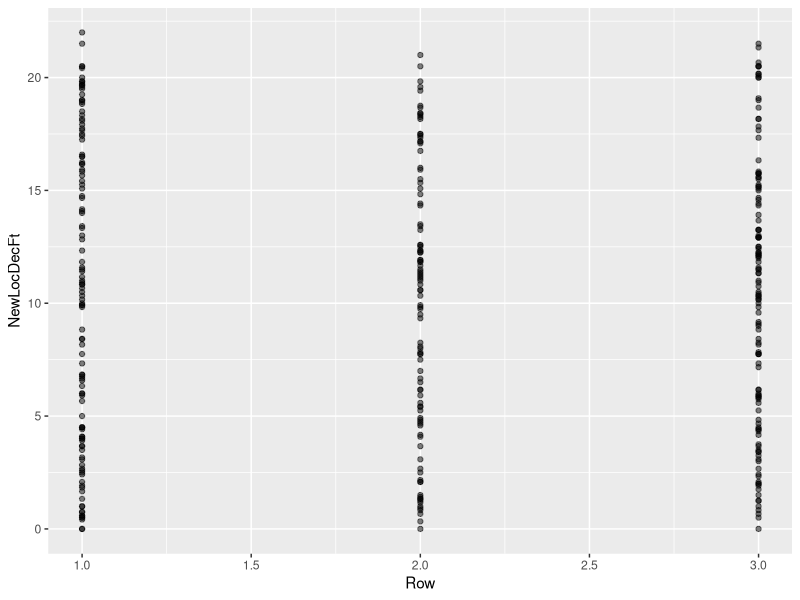
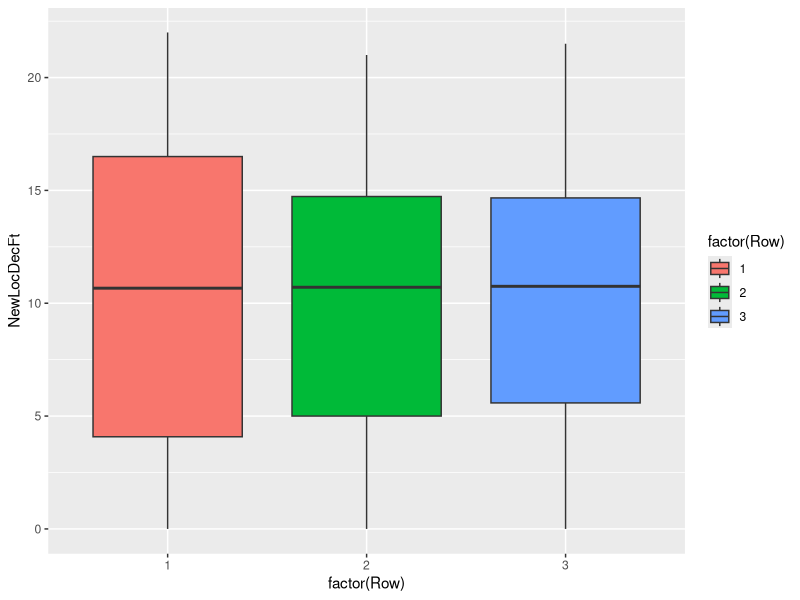
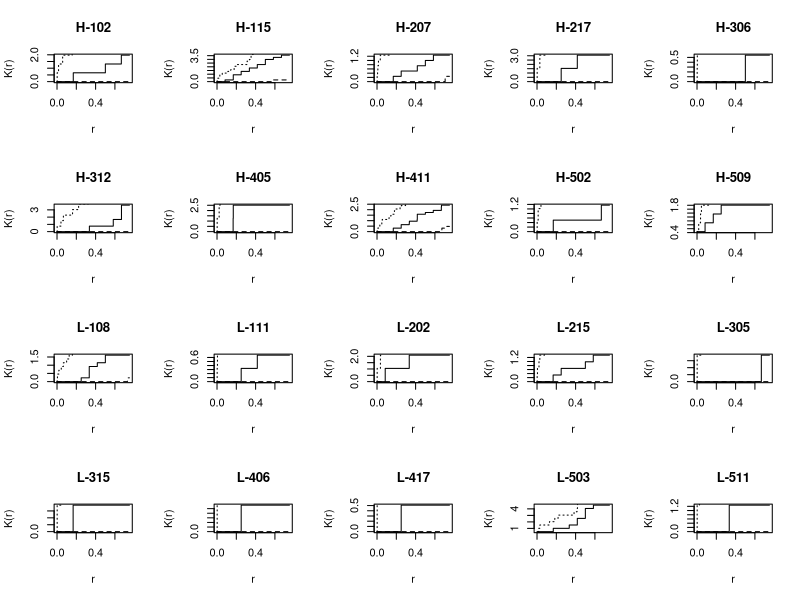
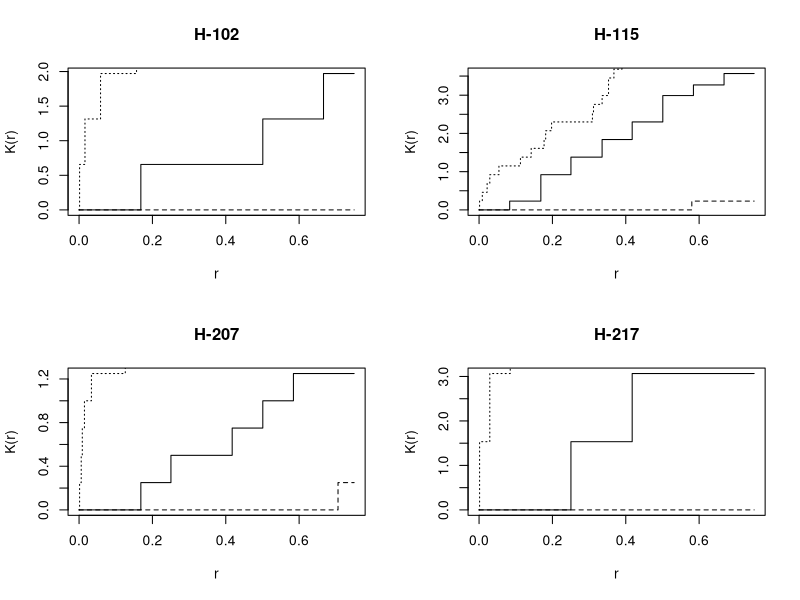
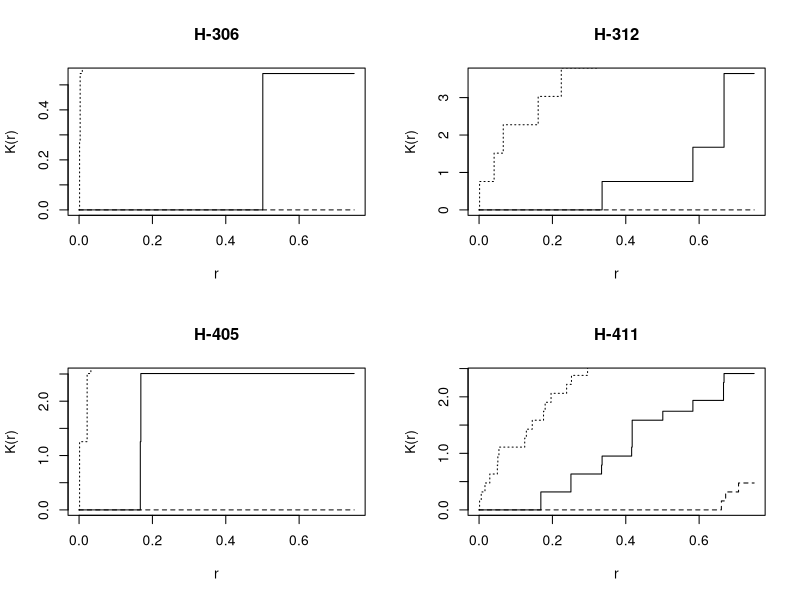
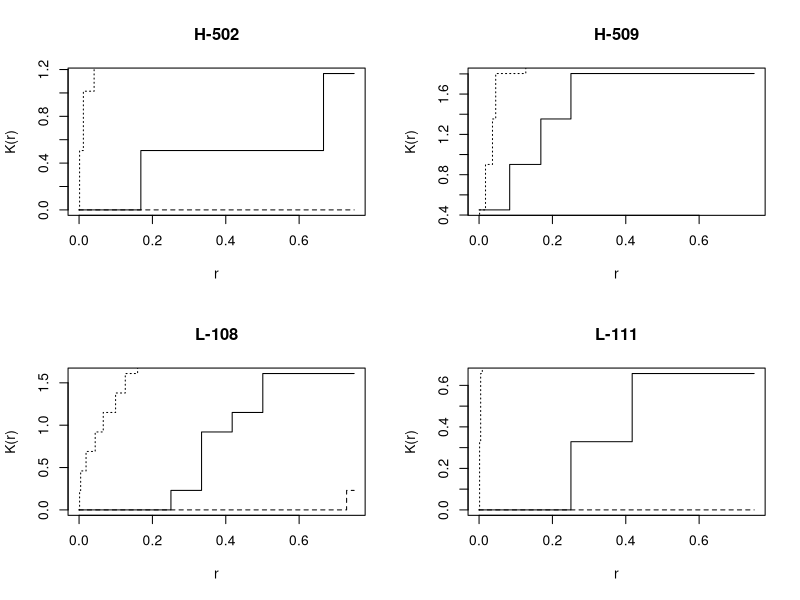
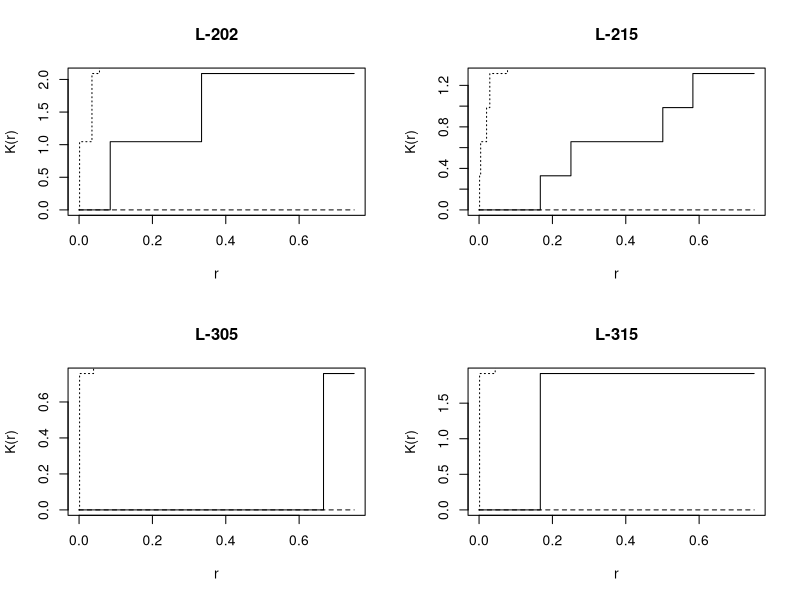
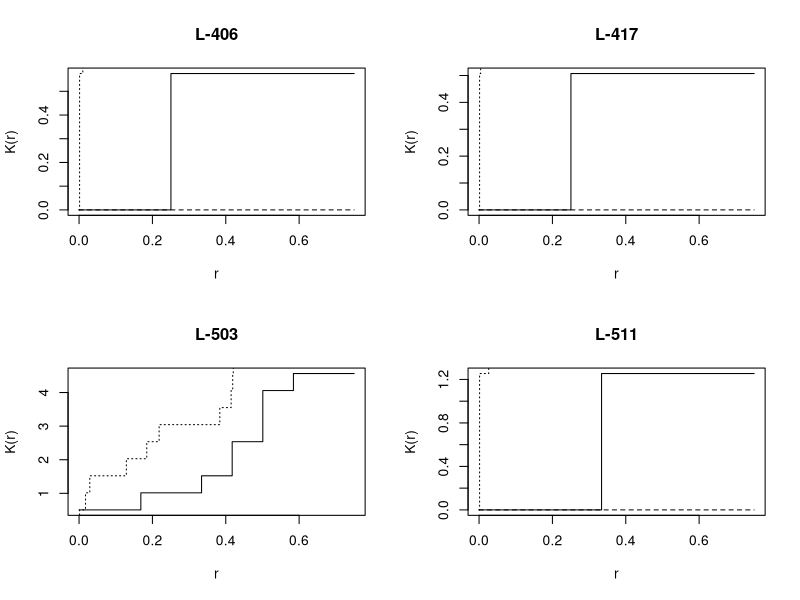

Write the R code that produced these figures, in order.
# Jun's code --------------------------------------------------------------

library(tidyverse)
library(spatstat)



# load data ---------------------------------------------------------------

# load in data, subset to AY==1
clust_in =
  read.csv("carrot rel locs.csv") %>%
  #converting characters to factors
  mutate_if(is.character, as.factor) %>%
  # subset where AY ==1
  filter(AY == 1)


# explore data ------------------------------------------------------------

#Table - Plot ID by Row
with(clust_in, table(PlotID, factor(Row)))

#scatter plot
clust_in %>%
  ggplot(aes(x = Row, y = NewLocDecFt)) +
  geom_point(alpha = 0.5)

#boxplot
clust_in %>%
  ggplot(aes(
    x = factor(Row),
    y = NewLocDecFt,
    fill = factor(Row)
  )) +
  geom_boxplot()

#create new cleaned dataframe, clust
clust =
  clust_in %>%
  #Rename NewLocDecFt to Loc
  mutate(Loc = NewLocDecFt) %>%
  #select variables Density, PlotID, Row, Loc
  select(c(Density, PlotID, Row, Loc))

### random carrot generation (non-ppp) ###
# generate a number of random carrots matching number of AY carrots
genpts =
  function(df, ...) {
    groups = enquos(...)
    df %>%
      group_by(!!!groups) %>%
      do(data.frame(
        Row = sample(1:3, nrow(.), replace = T),
        Loc = runif(nrow(.), 0, 22),
        n = nrow(.)
      ))
  }



### simulate ###

#clust: dataframe consisting of density, PlotID, Row, and Loc
idplots = levels(clust$PlotID)

nplots = length(idplots)

#nsims: number of sims
nsims = 1000 #1000 #number of sims for each plot

#513 is the default number of r in envelope() function (see: http://spatstat.org/FAQ.html)
nr = 513 #number of r's (default)

#create empty matrix and substitute in values (more computationally-efficient)
#ncol=4 for Kest output for data (r, iso) and simu (min, max)
matouter = matrix(rep(NA, 4 * nr * nplots), ncol = 4 * nplots) #matrix
set.seed(1234)

iplot = 1

for (p in idplots) {
  #for each plot in plot ID
  testplot = clust %>%
    #create testplot, which is subset for the given plotID a
    #create ppp object
    filter(PlotID == p) %>%
    ppp(
      x = .$Row,
      y = .$Loc,
      xrange = c(.5, 3.5),
      yrange = c(-.5, 22.5)
    )
  #testplot is now ppp object
  print(paste0("Running ", nsims, " sims of ", p, " (n = ", testplot$n, ")"))
  testKest = Kest(testplot)
  
  #ncol=3 because we are returning plot p, r, obs
  matout <- matrix(rep(NA, 4 * nr), ncol = 4) #matrix
  matout[, 1] = testKest$r
  matout[, 2] = testKest$iso
  
  matinner <- matrix(rep(NA, nsims * nr), ncol = nsims) #matrix
  
  for (i in 1:nsims) {
    simuplot = genpts(data.frame(testplot$x, testplot$y))[, 1:2] %>%
      ppp(
        x = .$Row,
        y = .$Loc,
        xrange = c(.5, 3.5),
        yrange = c(-.5, 22.5)
      )
    #plot(simuplot)
    simuKest = Kest(simuplot)
    matinner[, i] = simuKest$iso
  }
  matout[, 3] = apply(matinner, 1, min)
  matout[, 4] = apply(matinner, 1, max)
  matouter[, (iplot - 1) * 4 + 1:4] = matout
  
  iplot = iplot + 1
  
}


# plot everything
par(mfrow = c(4, 5))
for (i in 1:20) {
  matout = matouter[, (i - 1) * 4 + 1:4]
  
  plot(
    matout[, 1],
    matout[, 2],
    type = "s",
    main = idplots[i],
    xlab = "r",
    ylab = "K(r)"
  ) #obs for plot i
  lines(matout[, 1], matout[, 3], type = "s", lty = 2) #min
  lines(matout[, 1], matout[, 4], type = "s", lty = 3) #max
}


# plot in groups of 4
par(mfrow = c(2, 2))
for (i in 1:4) {
  matout = matouter[, (i - 1) * 4 + 1:4]
  
  plot(
    matout[, 1],
    matout[, 2],
    type = "s",
    main = idplots[i],
    xlab = "r",
    ylab = "K(r)"
  ) #obs for plot i
  lines(matout[, 1], matout[, 3], type = "s", lty = 2) #min
  lines(matout[, 1], matout[, 4], type = "s", lty = 3) #max
}

par(mfrow = c(2, 2))
for (i in 5:8) {
  matout = matouter[, (i - 1) * 4 + 1:4]
  plot(
    matout[, 1],
    matout[, 2],
    type = "s",
    main = idplots[i],
    xlab = "r",
    ylab = "K(r)"
  ) #obs for plot i
  lines(matout[, 1], matout[, 3], type = "s", lty = 2) #min
  lines(matout[, 1], matout[, 4], type = "s", lty = 3) #max
}

par(mfrow = c(2, 2))
for (i in 9:12) {
  matout = matouter[, (i - 1) * 4 + 1:4]
  plot(
    matout[, 1],
    matout[, 2],
    type = "s",
    main = idplots[i],
    xlab = "r",
    ylab = "K(r)"
  ) #obs for plot i
  lines(matout[, 1], matout[, 3], type = "s", lty = 2) #min
  lines(matout[, 1], matout[, 4], type = "s", lty = 3) #max
}

par(mfrow = c(2, 2))
for (i in 13:16) {
  matout = matouter[, (i - 1) * 4 + 1:4]
  
  plot(
    matout[, 1],
    matout[, 2],
    type = "s",
    main = idplots[i],
    xlab = "r",
    ylab = "K(r)"
  ) #obs for plot i
  lines(matout[, 1], matout[, 3], type = "s", lty = 2) #min
  lines(matout[, 1], matout[, 4], type = "s", lty = 3) #max
}

par(mfrow = c(2, 2))
for (i in 17:20) {
  matout = matouter[, (i - 1) * 4 + 1:4]
  
  plot(
    matout[, 1],
    matout[, 2],
    type = "s",
    main = idplots[i],
    xlab = "r",
    ylab = "K(r)"
  ) #obs for plot i
  lines(matout[, 1], matout[, 3], type = "s", lty = 2) #min
  lines(matout[, 1], matout[, 4], type = "s", lty = 3) #max
}
